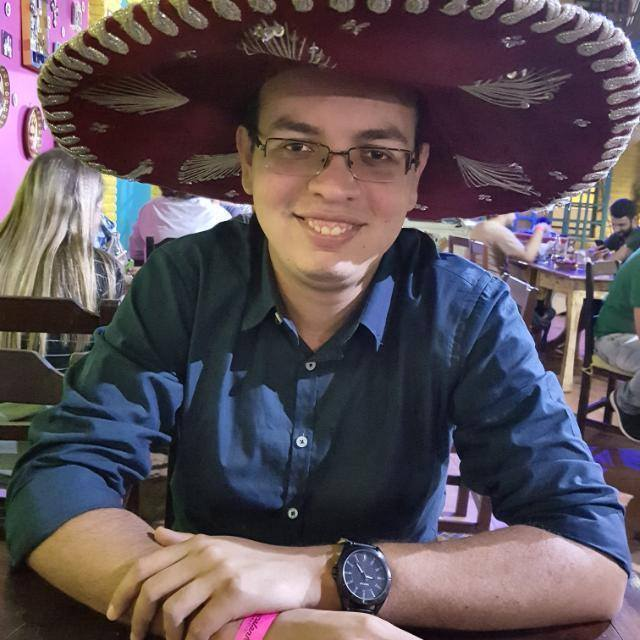
#> input picture pp.jpg, 640 x 640 px, found by its file name
$ python projectionmapping-nc.py
#> lines starting #> are read from the running program, lines starting #| are printed output that depends on the picture
import math
import numpy as np, cv2

width = 640
height = 480

referencePoints = np.float32([[width/4,height/4],[3*width/4,height/4],[3*width/4,3*height/4],[width/4,3*height/4]])

currentPoint = -1
calibrating = True
fullScreen = False

inputimage1 = cv2.imread("pp.jpg")
#> inputimage1 is the input picture: shape (640, 640, 3); mean B, G, R 86.6, 80, 91.2
rows1, cols1 = inputimage1.shape[:2]
#> rows1 = 640; cols1 = 640
pts1 = np.float32([[0,0],[cols1,0],[cols1,rows1],[0,rows1]])
#> pts1 = [[0, 0], [640, 0], [640, 640], [0, 640]]

image = np.zeros((height, width, 3), np.uint8)

def pointColor(n):
	if n == 0:
		return (0,0,255)
	elif n == 1:
		return (0,255,255)
	elif n == 2:
		return (255,255,0)
	else:
		return (0,255,0)

def mouse(event, x, y, flags, param):
	global currentPoint

	if event == cv2.EVENT_LBUTTONDOWN:
		cp = 0
		for point in referencePoints:
			dist = math.sqrt((x-point[0])*(x-point[0])+(y-point[1])*(y-point[1]))
			if dist < 4:
				currentPoint = cp
				break
			else:
				cp = cp + 1

	if event == cv2.EVENT_LBUTTONUP:
		currentPoint = -1

	if currentPoint != -1:
		referencePoints[currentPoint] = [x,y]

cv2.namedWindow("test", cv2.WINDOW_NORMAL)
cv2.setMouseCallback("test", mouse)

while True:

	image[:] = (0,0,0)
	if calibrating:
		color = 0
		for point in referencePoints:
			cv2.circle(image, (int(point[0]), int(point[1])),5,pointColor(color), -1)
			color = color + 1
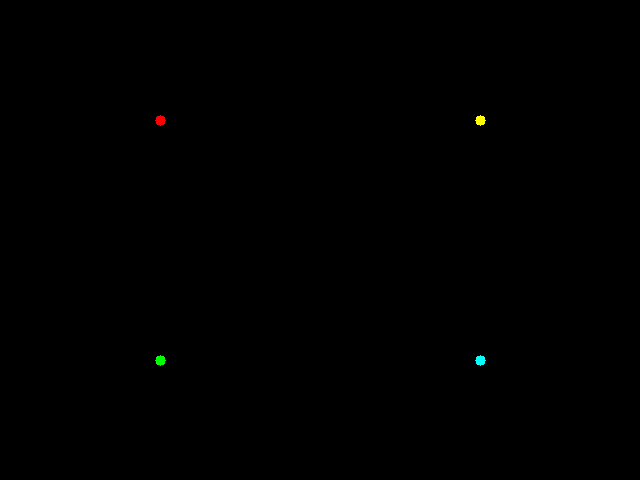
#> image: shape (480, 640, 3); mean of channels 0, 1, 2 0.1, 0.2, 0.1; drawn as B, G, R
#> after the loop, color = 4

	M = cv2.getPerspectiveTransform(pts1,referencePoints)
	cv2.warpPerspective(inputimage1, M, (width,height), image, borderMode=cv2.BORDER_TRANSPARENT)

	cv2.imshow("test", image)
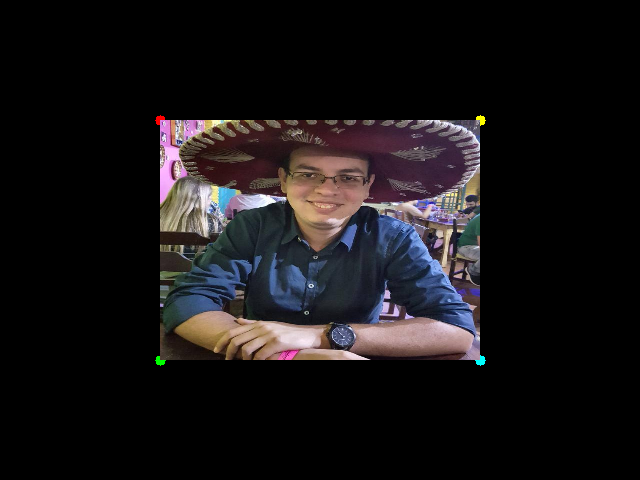
#> window 'test': shape (480, 640, 3); mean B, G, R 21.7, 20.2, 22.9
	key = cv2.waitKey(1) & 0xFF
#> (key q is pressed here)

	if key == ord("c"):
		calibrating = not calibrating

	if key == ord("f"):
		if fullScreen == False:
			cv2.setWindowProperty("test", cv2.WND_PROP_FULLSCREEN, cv2.WINDOW_FULLSCREEN)
		else:
			cv2.setWindowProperty("test", cv2.WND_PROP_FULLSCREEN, cv2.WINDOW_NORMAL)
		fullScreen = not fullScreen

	if key == ord("q"):
		break

cv2.destroyAllWindows()

$ run again, with onca.jpeg copied over pp.jpg
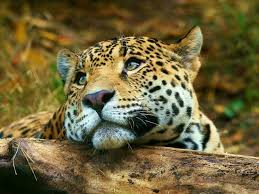
#> input picture onca.jpeg, 259 x 194 px, found by its file name
#> inputimage1 is the input picture: shape (194, 259, 3); mean B, G, R 59.1, 99, 111
#> `cv2.imshow("test", image)`:
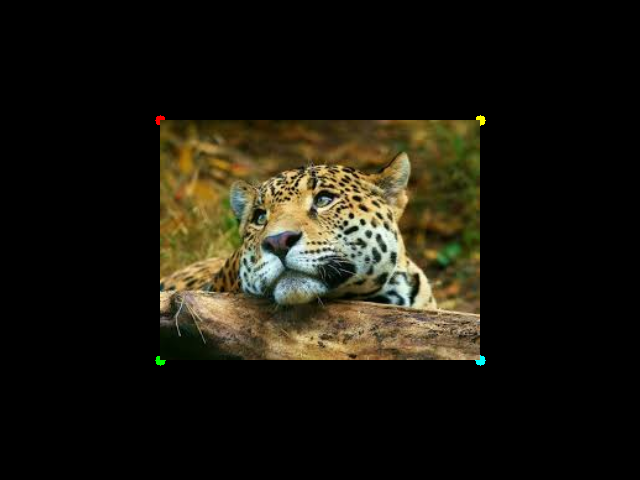
#> window 'test': shape (480, 640, 3); mean B, G, R 14.8, 24.9, 27.9
